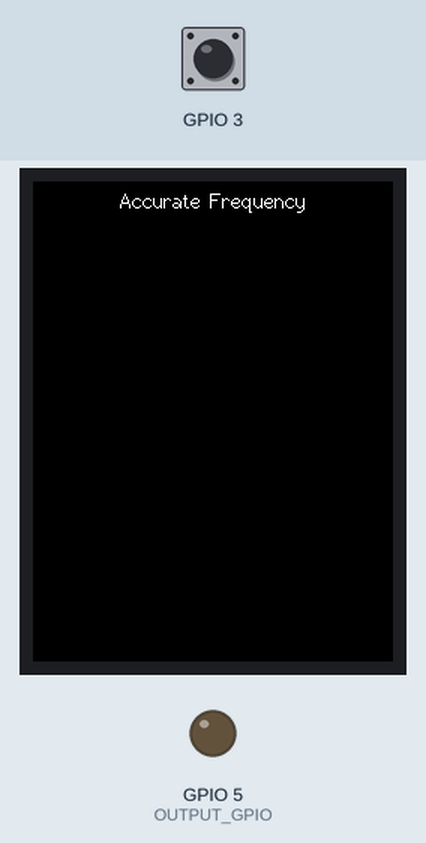
Recording of a sketch running on a simulated ESP32. On the bench: 240×320 colour display, output pins drawn as LEDs (lit = HIGH). The test bench sets the inputs (shaded band); at power-on: GPIO 3 LOW. What the sketch prints to the serial monitor is not drawn.

Above: at 1.4 s.
1.5 s: GPIO 3 pulsed HIGH 2 times (0.12 s each, 0.3 s apart)
At 2.9 s:
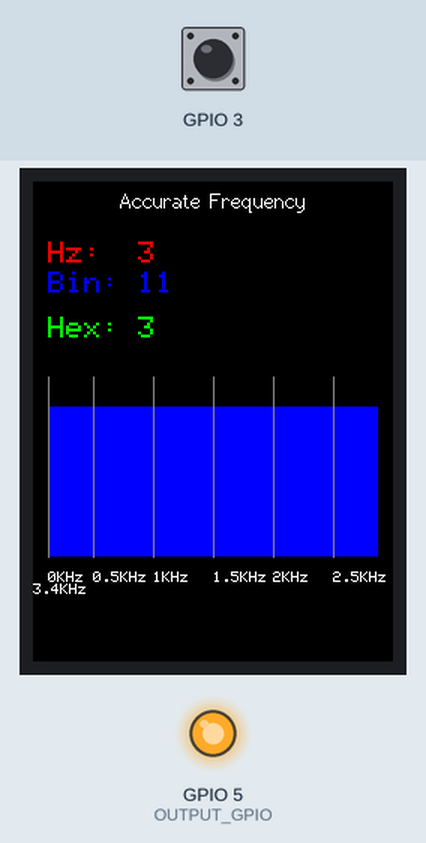
3.6 s: GPIO 3 driven HIGH
At 4.4 s:
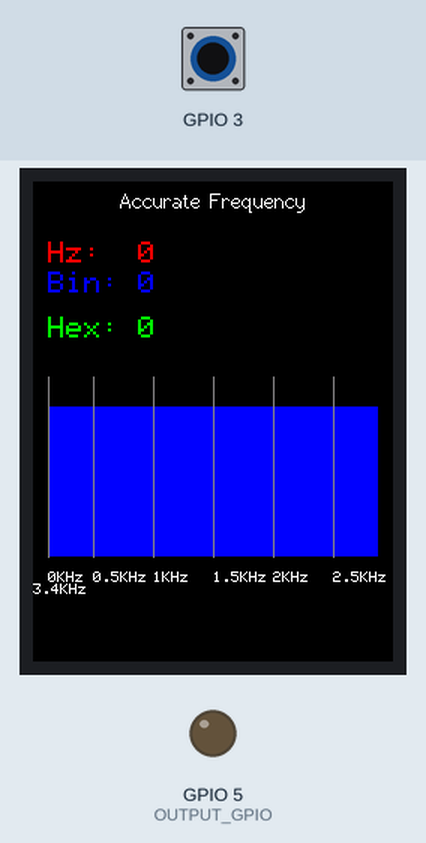
5.3 s: GPIO 3 pulsed LOW 5 times (0.12 s each, 0.3 s apart)
At 7.5 s:
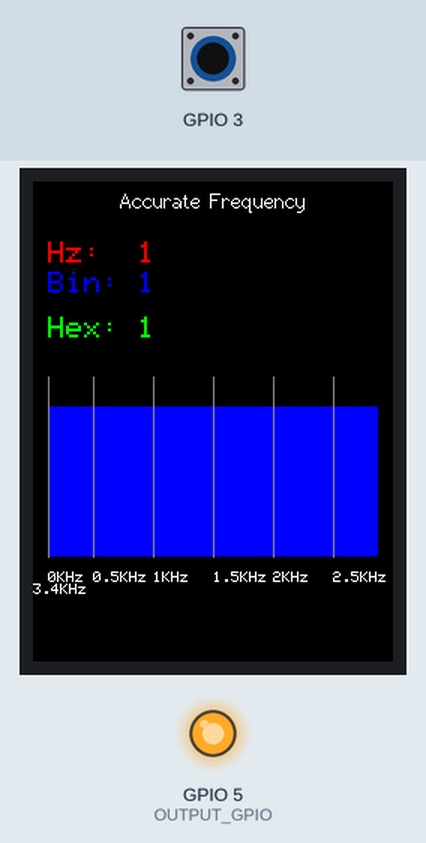
Timing chart, 0 to 9.0 s (numbered marks = the images above; inputs shaded):
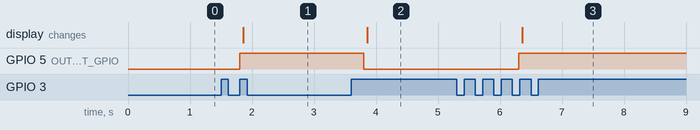

Measured:
- after the input at 1.5 s, GPIO 5 (OUTPUT_GPIO): LOW → HIGH after 0.30 s; the display: changes after 0.36 s (image 1)
- after the input at 3.6 s, GPIO 5 (OUTPUT_GPIO): HIGH → LOW after 0.20 s; the display: changes after 0.26 s (image 2)
- after the input at 5.3 s, GPIO 5 (OUTPUT_GPIO): LOW → HIGH after 1.0 s; the display: changes after 1.1 s (image 3)

The sketch:

freqdisplay_Hz_bin_Hex_test_2.ino
```cpp
#include <TFT_eSPI.h>
#include <SPI.h>

#define TFT_BLACK 0x0000
#define TFT_WHITE 0xFFFF
#define TFT_RED 0xF800
#define TFT_BLUE 0x001F
#define TFT_GREEN 0x07E0
#define TFT_YELLOW 0xFFE0
#define TFT_GRAY 0x8410  // Custom gray color

#define OUTPUT_GPIO 5  // Optional output

TFT_eSPI tft = TFT_eSPI();

volatile unsigned long lastPulseTime = 0;
volatile unsigned long newPulseTime = 0;
volatile unsigned long intervals[10];
volatile byte sampleIndex = 0;
volatile bool ready = false;

float averageInterval = 0;
const int waterfallHeight = 100;  // Space for the waterfall
const int displayWidth = 220; // Width of the waterfall region
int waterfallData[waterfallHeight]; // Array to store recent frequency values

void IRAM_ATTR sens() {
  newPulseTime = micros();
  if (lastPulseTime > 0) {
    intervals[sampleIndex] = newPulseTime - lastPulseTime;
    sampleIndex = (sampleIndex + 1) % 10;
    ready = true;
  }
  lastPulseTime = newPulseTime;
}

uint16_t getColorForFrequency(float freq) {
  if (freq < 500) return TFT_BLUE;
  if (freq < 1500) return TFT_GREEN;
  if (freq < 2500) return TFT_YELLOW;
  return TFT_RED;
}

void updateWaterfall(float freq) {
  for (int i = waterfallHeight - 1; i > 0; i--) {
    waterfallData[i] = waterfallData[i - 1]; // Shift previous values up
  }
  waterfallData[0] = (int)freq; // Add new frequency at bottom

  for (int i = 0; i < waterfallHeight; i++) {
    tft.fillRect(10, 150 + i, displayWidth, 1, getColorForFrequency(waterfallData[i]));
  }
}

void drawFrequencyScale() {
  tft.setTextColor(TFT_WHITE, TFT_BLACK);
  tft.setTextSize(1);

  // Hz markers along the lower axis with corrected spacing
  tft.setCursor(10, 260);  tft.print("0KHz");
  tft.setCursor(40, 260);  tft.print("0.5KHz");
  tft.setCursor(80, 260);  tft.print("1KHz");
  tft.setCursor(120, 260); tft.print("1.5KHz");
  tft.setCursor(160, 260); tft.print("2KHz");
  tft.setCursor(200, 260); tft.print("2.5KHz");
  tft.setCursor(240, 260); tft.print("3KHz");
  tft.setCursor(270, 260); tft.print("3.4KHz"); // Adjusted placement

  // Vertical reference lines with corrected alignment
  tft.drawLine(10, 130, 10, 250, TFT_GRAY);
  tft.drawLine(40, 130, 40, 250, TFT_GRAY);
  tft.drawLine(80, 130, 80, 250, TFT_GRAY);
  tft.drawLine(120, 130, 120, 250, TFT_GRAY);
  tft.drawLine(160, 130, 160, 250, TFT_GRAY);
  tft.drawLine(200, 130, 200, 250, TFT_GRAY);
  tft.drawLine(240, 130, 240, 250, TFT_GRAY);
  tft.drawLine(270, 130, 270, 250, TFT_GRAY); // Adjusted placement for 3.4KHz
}

void checkFrequencyAlert(float freq) {
  // Clear previous flag area before updating
  tft.fillRect(10, 120, displayWidth, 20, TFT_BLACK);

  if (freq <= 0.1) {
    tft.setTextColor(TFT_RED, TFT_BLACK);
    tft.setCursor(10, 120);
    tft.print("ALERT: LOW FREQ!");
  }
  else if (freq >= 2400) {
    tft.setTextColor(TFT_RED, TFT_BLACK);
    tft.setCursor(10, 120);
    tft.print("ALERT: HIGH FREQ!");
  }
}

void setup() {
  tft.init();
  tft.setRotation(0);
  tft.fillScreen(TFT_BLACK);
  tft.setTextColor(TFT_WHITE, TFT_BLACK);

  // Adjust header font size
  tft.setTextSize(1);
  tft.drawCentreString("Accurate Frequency", 120, 5, 2);

  Serial.begin(9600);
  attachInterrupt(digitalPinToInterrupt(3), sens, RISING);
  pinMode(OUTPUT_GPIO, OUTPUT);
}

void loop() {
  static unsigned long lastUpdate = 0;
  if (millis() - lastUpdate >= 500 && ready) {
    lastUpdate = millis();

    noInterrupts();
    unsigned long sum = 0;
    byte count = 0;
    for (int i = 0; i < 10; i++) {
      if (intervals[i] > 0) {
        sum += intervals[i];
        count++;
      }
    }
    interrupts();

    if (count > 0) {
      averageInterval = float(sum) / count;
      float freq = 1e6 / averageInterval;

      Serial.print((int)freq); Serial.print(" ");
      Serial.print((int)freq, BIN); Serial.print(" ");
      Serial.println((int)freq, HEX);

      digitalWrite(OUTPUT_GPIO, ((int)freq) % 2);

      // TFT Display Update
      tft.fillRect(10, 40, displayWidth, 80, TFT_BLACK);
      tft.setCursor(10, 40);
      tft.setTextSize(2);
      tft.setTextColor(TFT_RED, TFT_BLACK);   tft.print("Hz:  ");  tft.println((int)freq);
      tft.setCursor(10, 60);
      tft.setTextColor(TFT_BLUE, TFT_BLACK);  tft.print("Bin: ");  tft.println((int)freq, BIN);
      tft.setCursor(10, 90);
      tft.setTextColor(TFT_GREEN, TFT_BLACK); tft.print("Hex: ");  tft.println((int)freq, HEX);

      // Update waterfall, check alerts, and draw scale
      updateWaterfall(freq);
      checkFrequencyAlert(freq); // **Calling the frequency alert function**
      drawFrequencyScale();  // **Calling the frequency scale function**
    }
  }
}
```
